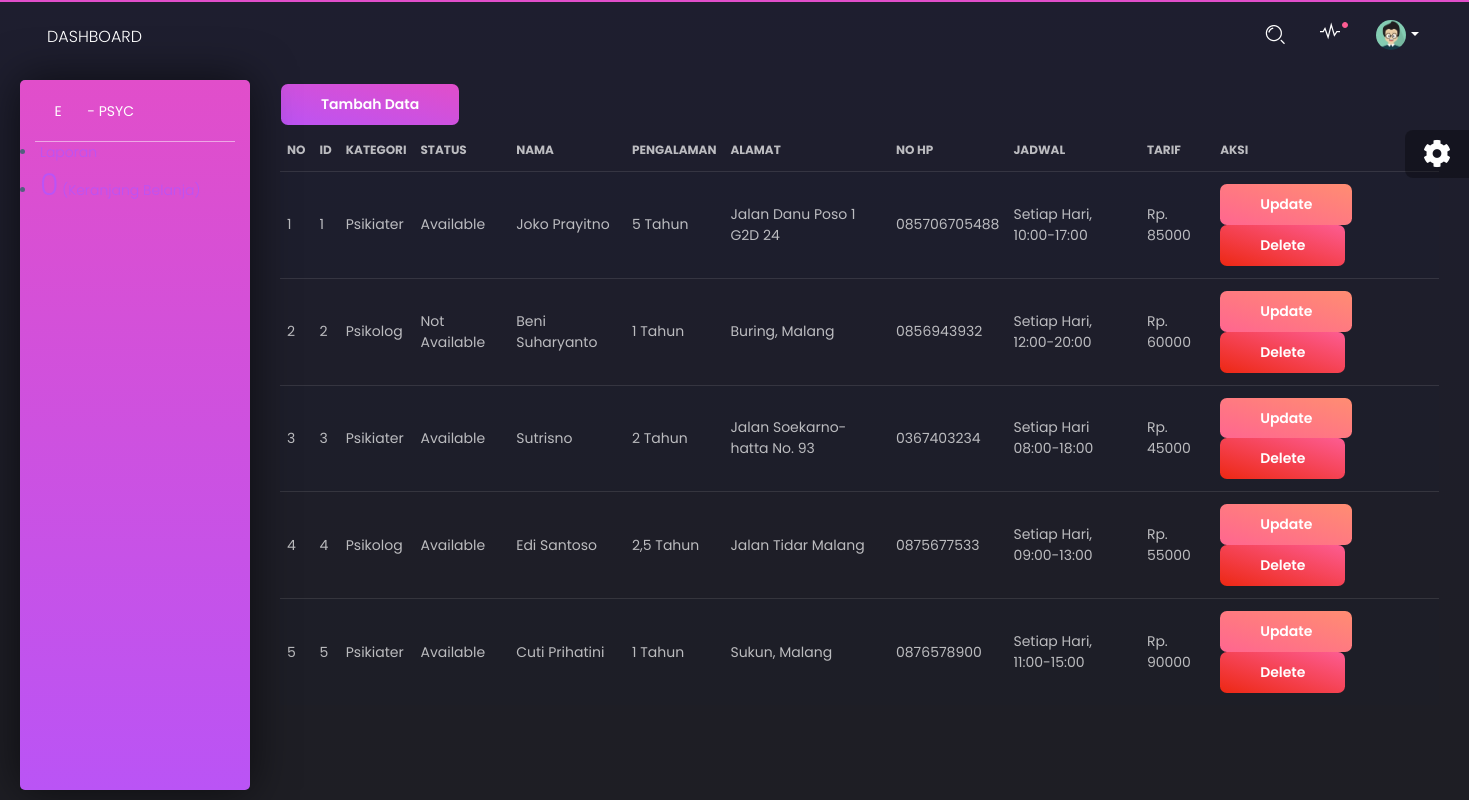
Page /index.php/konseling on the committed database.
### tables this page shows
CREATE TABLE `konseling` (
  `id_konseling` int(11) NOT NULL,
  `id_kategori` int(11) NOT NULL,
  `id_status` int(11) NOT NULL,
  `nama_konseling` varchar(150) NOT NULL,
  `pengalaman` varchar(150) NOT NULL,
  `alamat` varchar(150) NOT NULL,
  `no_hp` varchar(150) NOT NULL,
  `jadwal` varchar(150) NOT NULL,
  `tarif` varchar(150) NOT NULL
);

CREATE TABLE `kategori` (
  `id_kategori` int(11) NOT NULL,
  `nama_kategori` varchar(150) NOT NULL
);

CREATE TABLE `status` (
  `id_status` int(11) NOT NULL,
  `nama_status` varchar(150) NOT NULL
);

### application/controllers/Konseling.php (called while the page is built, shortened)
<?php
class Konseling extends CI_Controller {
	public function index()
	{
		$data['konten']="v_konseling";
		$this->load->model('konseling_model');
		$data['data_konseling']=$this->konseling_model->get_konseling();
		$this->load->model('kategori_model');
		$data['data_kategori']=$this->kategori_model->get_kategori();
		$this->load->model('status_model');
		$data['data_status']=$this->status_model->get_status();
		$this->load->view('template', $data);
	}
}

### index.php (called while the page is built, shortened)
<?php
require_once BASEPATH.'core/CodeIgniter.php';

### application/models/Konseling_model.php (called while the page is built, shortened)
<?php
class Konseling_model extends CI_Model {
	public function get_konseling()
	{
		$data_konseling= $this->db->join('kategori','kategori.id_kategori=konseling.id_kategori')
		->join('status','status.id_status=konseling.id_status')
		->get('konseling')->result();
		return $data_konseling;
	}
}

### application/views/v_konseling.php (the view, shortened to what this page needs)
     <div class="panel">
	<div class="panel-heading">
         <a href="#tambah" class="btn btn-primary" data-toggle="modal" style="margin-right: 1000px";><span class="glyphicon glyphicon-plus"></span>Tambah Data</a><br>
	</div>
	<div class="panel-body">
		<table class="table table-striped">
			<thead>
				<tr>
                 <th>NO</th>
                 <th>ID</th>
                 <th>KATEGORI</th>
                 <th>STATUS</th>
                 <th>NAMA</th>
                 <th>PENGALAMAN</th>
                 <th>ALAMAT</th>
                 <th>NO HP</th>
                 <th>JADWAL</th>
                 <th>TARIF</th>
                 <th>AKSI</th>
				</tr>
			</thead>
			<tbody>
             <?php
                       $no=0;
                       foreach ($data_konseling as $dt_kon) {
                         $no++;
                         echo '<tr>
                         <td>'.$no.'</td>
                         <td>'.$dt_kon->id_konseling.'</td>
                         <td>'.$dt_kon->nama_kategori.'</td>
                         <td>'.$dt_kon->nama_status.'</td>
                         <td>'.$dt_kon->nama_konseling.'</td>
                         <td>'.$dt_kon->pengalaman.'</td>
                         <td>'.$dt_kon->alamat.'</td>
                         <td>'.$dt_kon->no_hp.'</td>
                         <td>'.$dt_kon->jadwal.'</td>
                         <td>'.$dt_kon->tarif.'</td>
                         <td>
                         <a href="#update_konseling" class="btn btn-warning" data-toggle="modal" onclick="tm_detail('.$dt_kon->id_konseling.')">Update</a>
                         <a href="'.base_url('index.php/Konseling/hapus_konseling/'.$dt_kon->id_konseling).'" class="btn btn-danger" data-toggle="modal" onclick="return confirm(\'anda yakin?\')">Delete</a></td>
                     		</tr>';
                       }
               ?>
			</tbody>
		</table>
	</div>
</div>

### application/views/template.php (shortened to what this page needs)
<!DOCTYPE html>
<html lang="en">
<head>
  <link href="https://use.fontawesome.com/releases/v5.0.6/css/all.css" rel="stylesheet">
  <link href="<?=base_url()?>assets/css/nucleo-icons.css" rel="stylesheet" />
  <link href="<?=base_url()?>assets/css/black-dashboard.css?v=1.0.0" rel="stylesheet" />
  <link href="<?=base_url()?>assets/demo/demo.css" rel="stylesheet" />
</head>
<body class="">
  <div class="wrapper">
    <div class="sidebar">
      <div class="logo">
          <a href="javascript:void(0)" class="simple-text logo-mini">
            E
          </a>
          <a href="javascript:void(0)" class="simple-text logo-normal">
            - PSYC
          </a>
        </div>
<?php
                            if ($this->session->userdata('nama_level') == 'psikater')
                            {
                                ?>
                                <ul class="nav"><li class="active"><a href="<?php echo base_url('index.php/Laporan'); ?>" class="active"><i class="tim-icons icon-chart-pie-36"></i> <span>Laporan</span></a></li>
                               </ul>
                        <?php
                            }
                            else
                            {
                                ?>
                                <li><a href="#" class="active"><i class="lnr lnr-home"></i> <span>Laporan</span></a></li>
                                <li>
                                    <a href="Javascript:void(0)"><i class="lnr lnr-cart"></i> <span id="cart" style="font-size: 30px">0</span>   (Keranjang Belanja)</a>
                                </li>
                        <?php
                            }
                                ?>
    </div>
    <div class="main-panel">
      <nav class="navbar navbar-expand-lg navbar-absolute navbar-transparent">
        <div class="container-fluid">
          <div class="navbar-wrapper">
            <a class="navbar-brand" href="javascript:void(0)">Dashboard</a>
          </div>
          <div class="collapse navbar-collapse" id="navigation">
            <ul class="navbar-nav ml-auto">
              <li class="search-bar input-group">
                <button class="btn btn-link" id="search-button" data-toggle="modal" data-target="#searchModal"><i class="tim-icons icon-zoom-split"></i>
                </button>
              </li>
              <li class="dropdown nav-item">
                <a href="javascript:void(0)" class="dropdown-toggle nav-link" data-toggle="dropdown">
                  <div class="notification d-none d-lg-block d-xl-block"></div>
                  <i class="tim-icons icon-sound-wave"></i>
                </a>
              </li>
              <li class="dropdown nav-item">
                <a href="#" class="dropdown-toggle nav-link" data-toggle="dropdown">
                  <div class="photo">
                    <img src="<?=base_url()?>assets/img/anime3.png" alt="Profile Photo">
                  </div>
                  <b class="caret d-none d-lg-block d-xl-block"></b>
                </a>
              </li>
            </ul>
          </div>
        </div>
      </nav>
      <div class="content">
       <section id="main-content">
          <?php
          $this->load->view($konten);
          ?>
      </section>
    </div>
  </div>
  <div class="fixed-plugin">
    <div class="dropdown show-dropdown">
      <a href="#" data-toggle="dropdown">
        <i class="fa fa-cog fa-2x"> </i>
      </a>
    </div>
  </div>
</body>
</html>

### rows in the picture
konseling: id_konseling "1", id_kategori.nama_kategori "Psikiater", id_status.nama_status "Available", nama_konseling "Joko Prayitno", pengalaman "5 Tahun", alamat "Jalan Danu Poso 1 G2D 24", no_hp "085706705488", jadwal "Setiap Hari, 10:00-17:00", tarif "Rp. 85000"
konseling: id_konseling "2", id_kategori.nama_kategori "Psikolog", id_status.nama_status "Not Available", nama_konseling "Beni Suharyanto", pengalaman "1 Tahun", alamat "Buring, Malang", no_hp "0856943932", jadwal "Setiap Hari, 12:00-20:00", tarif "Rp. 60000"
konseling: id_konseling "3", id_kategori.nama_kategori "Psikiater", id_status.nama_status "Available", nama_konseling "Sutrisno", pengalaman "2 Tahun", alamat "Jalan Soekarno-hatta No. 93", no_hp "0367403234", jadwal "Setiap Hari 08:00-18:00", tarif "Rp. 45000"
konseling: id_konseling "4", id_kategori.nama_kategori "Psikolog", id_status.nama_status "Available", nama_konseling "Edi Santoso", pengalaman "2,5 Tahun", alamat "Jalan Tidar Malang", no_hp "0875677533", jadwal "Setiap Hari, 09:00-13:00", tarif "Rp. 55000"
konseling: id_konseling "5", id_kategori.nama_kategori "Psikiater", id_status.nama_status "Available", nama_konseling "Cuti Prihatini", pengalaman "1 Tahun", alamat "Sukun, Malang", no_hp "0876578900", jadwal "Setiap Hari, 11:00-15:00", tarif "Rp. 90000"
